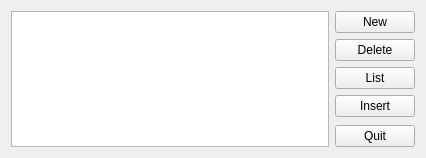
<?xml version="1.0" encoding="UTF-8"?>
<ui version="4.0">
 <class>Form</class>
 <widget class="QWidget" name="Form">
  <property name="geometry">
   <rect>
    <x>0</x>
    <y>0</y>
    <width>426</width>
    <height>158</height>
   </rect>
  </property>
  <property name="windowTitle">
   <string>Form</string>
  </property>
  <layout class="QGridLayout" name="gridLayout">
   <item row="0" column="0" rowspan="6">
    <widget class="QTableWidget" name="tableWidget">
     <property name="sizePolicy">
      <sizepolicy hsizetype="MinimumExpanding" vsizetype="MinimumExpanding">
       <horstretch>0</horstretch>
       <verstretch>0</verstretch>
      </sizepolicy>
     </property>
     <property name="sizeAdjustPolicy">
      <enum>QAbstractScrollArea::AdjustToContents</enum>
     </property>
    </widget>
   </item>
   <item row="0" column="1">
    <widget class="QPushButton" name="NewButton">
     <property name="text">
      <string>New</string>
     </property>
    </widget>
   </item>
   <item row="1" column="1">
    <widget class="QPushButton" name="DeleteButton">
     <property name="text">
      <string>Delete</string>
     </property>
    </widget>
   </item>
   <item row="2" column="1">
    <widget class="QPushButton" name="ListButton">
     <property name="text">
      <string>List</string>
     </property>
    </widget>
   </item>
   <item row="3" column="1">
    <widget class="QPushButton" name="InsertButton">
     <property name="text">
      <string>Insert</string>
     </property>
    </widget>
   </item>
   <item row="4" column="1">
    <spacer name="verticalSpacer">
     <property name="orientation">
      <enum>Qt::Vertical</enum>
     </property>
     <property name="sizeType">
      <enum>QSizePolicy::Expanding</enum>
     </property>
     <property name="sizeHint" stdset="0">
      <size>
       <width>20</width>
       <height>295</height>
      </size>
     </property>
    </spacer>
   </item>
   <item row="5" column="1">
    <widget class="QPushButton" name="QuitButton">
     <property name="text">
      <string>Quit</string>
     </property>
    </widget>
   </item>
  </layout>
 </widget>
 <resources/>
 <connections/>
</ui>
